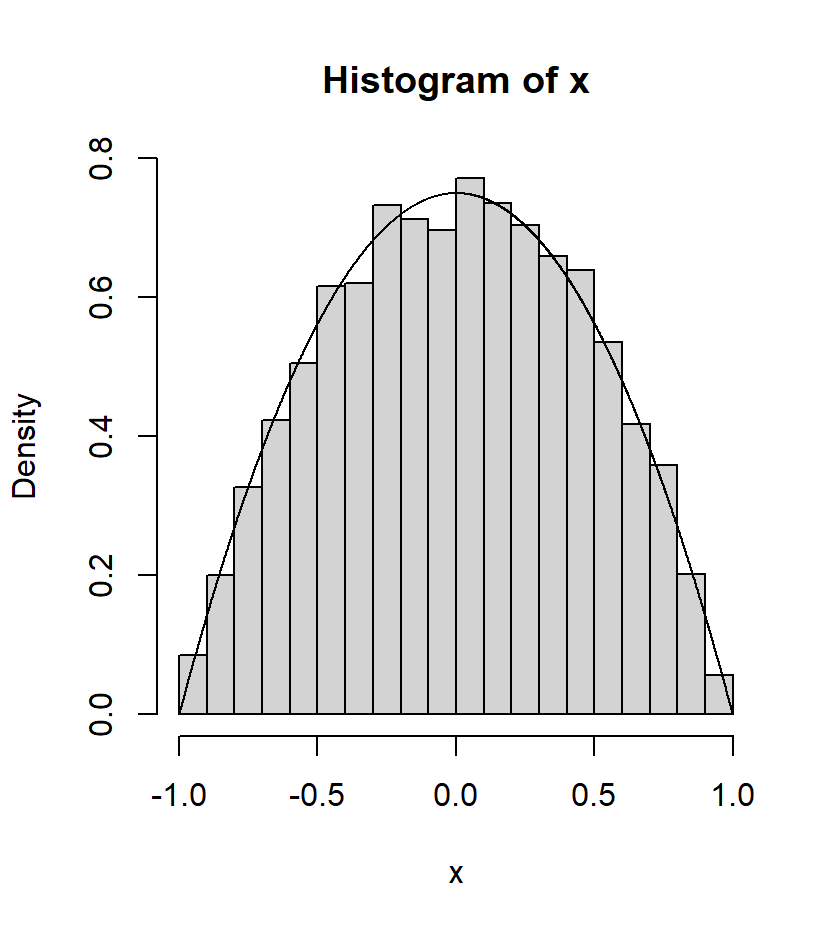

Reproduce this figure in R.
# Rescaled Epanechnikov kernel
rREpan <- function(n){
  u1 <- runif(n, -1, 1)
  u2 <- runif(n, -1, 1)
  u3 <- runif(n, -1, 1)
  x <- rep(n, 0)
  for(i in 1:n){
    if(abs(u3[i]) >= abs(u2[i]) && abs(u3[i]) >= abs(u1[i]))
      x[i] <- u2[i]
    else
      x[i] <- u3[i]
  }
  return(x)
}

x <- rREpan(10000)
hist(x,prob=T)
y <- seq(-1, 1, 0.001)
fe <- 0.75 * (1 - y^2)
lines(y,fe)
